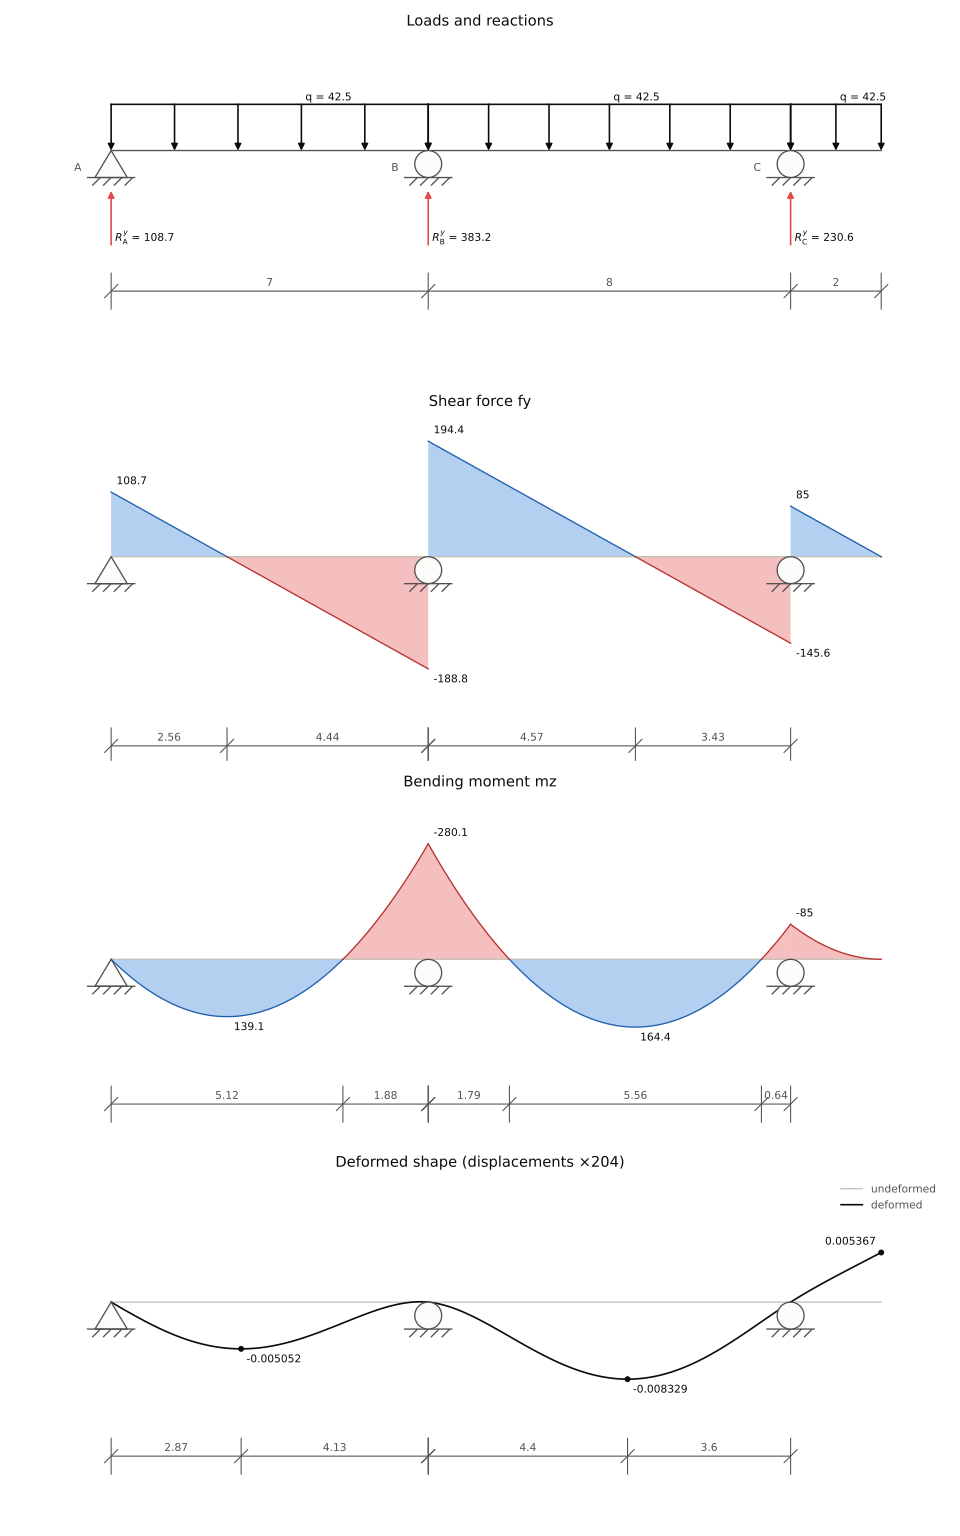

Write the Python code that produced this figure.
import matplotlib.pyplot as plt

from pymas import Structure

# model and analyze the continuous beam of problem 4.1 of 'Estructuras de
# Concreto I' (Segura): two spans of 7 and 8 m and a 2 m overhang, of a
# 0.60x0.45 m section of 21.1 MPa concrete, under a uniform load of 25 kN/m;
# the diagrams of the book are drawn for the factored load, 1.7 times it

# create a model to analyze the beam (uy and rz degrees of freedom activated)
model = Structure(type='beam')

# add a concrete of 21.1 MPa
model.add_material('concrete 21.1 MPa', E=4700*21.1**0.5*1000)  # kN/m2

# add a rectangular section of 0.60x0.45 m (0.45 m high)
model.add_rectangular_section('0.60x0.45', dy=0.45, dz=0.60)  # m

# add joints at the supports and at the end of the overhang
model.add_joint('A', x=0.00)
model.add_joint('B', x=7.00)
model.add_joint('C', x=15.0)
model.add_joint('D', x=17.0)  # m

# add supports
model.add_support('A', r_ux=True, r_uy=True)
model.add_support('B', r_uy=True)
model.add_support('C', r_uy=True)

# add frames: the two spans and the overhang
for frame in ('AB', 'BC', 'CD'):
    model.add_frame(frame, frame[0], frame[1], 'concrete 21.1 MPa',
                    '0.60x0.45', bending_z=True)

# add the factored load
for frame in model.frames:
    model.add_distributed_load(frame, fy=-1.7 * 25)  # kN/m

# analyze the model
model.run_analysis()

# compare with the design shears and moments of the book (figure 4.10),
# at the supports (on their left, l, and right, r) and in the spans
forces = model.internal_forces
book = [
    ('Vu A', forces['AB'].fy[0], 108.7),
    ('φMn AB', max(forces['AB'].mz), 139.1),
    ('Vu B,l', -forces['AB'].fy[-1], 188.8),
    ('φMn B', -forces['BC'].mz[0], 280.2),
    ('Vu B,r', forces['BC'].fy[0], 194.4),
    ('φMn BC', max(forces['BC'].mz), 164.4),
    ('Vu C,l', -forces['BC'].fy[-1], 145.6),
    ('φMn C', -forces['CD'].mz[0], 85.0),
    ('Vu C,r', forces['CD'].fy[0], 85.0),
]
print(f'{"":8}{"pymas":>8}{"book":>8}')
for name, value, expected in book:
    print(f'{name:8}{value:8.1f}{expected:8.1f}')

# plot the dimensioned beam with its loads, reactions and support names, the
# shear force and bending moment diagrams, with their zero crossings
# dimensioned, and the deformed shape, with the positions of its largest
# deflections dimensioned, one under the other (sharex lines up the beams)
fig, (loads, shear, moment, deformed) = plt.subplots(4, 1, figsize=(10, 16),
                                                     sharex=True)
model.plot_loads(ax=loads, dimensions=True, support_names=True)
model.plot_diagram('fy', ax=shear, labels=True, dimensions=True)
model.plot_diagram('mz', ax=moment, labels=True, dimensions=True)
model.plot_deformed(ax=deformed, labels=True, dimensions=True)
fig.tight_layout()
fig.savefig('concrete_beam.svg')
